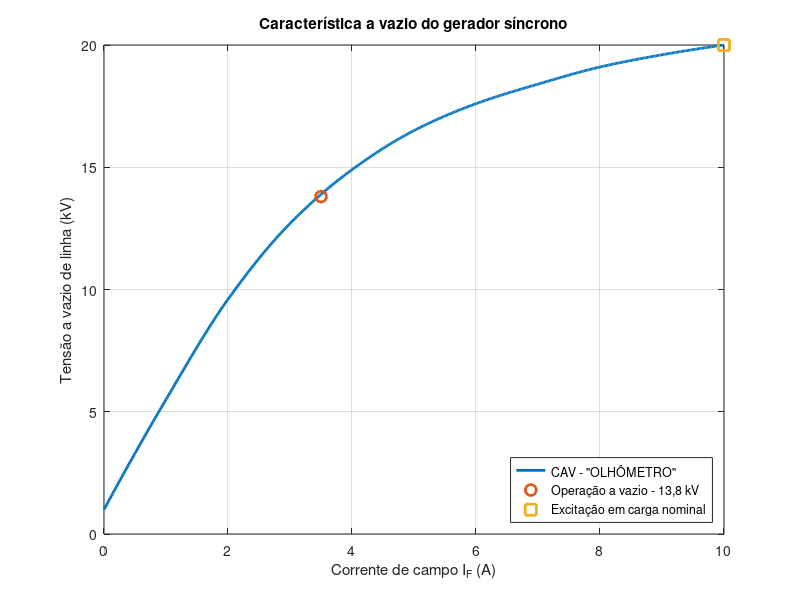

This chart was generated by the following MATLAB code:
%% GERADOR SÍNCRONO - RESOLUÇÃO DOS ITENS A ATÉ F
clear;
clc;
close all;

%% 1. Dados do gerador

S_nominal = 50e6;        % Potência aparente nominal [VA]
VL_nominal = 13.8e3;     % Tensão nominal de linha [V]
fp = 0.9;                % Fator de potência
f = 60;                  % Frequência [Hz]
polos = 4;               % Número de polos

Ra = 0.2;                % Resistência de armadura por fase [ohm]
Xs = 2.5;                % Reatância síncrona por fase [ohm]

P_atrito_vent = 1e6;     % Perdas por atrito e ventilação [W]
P_nucleo = 1.5e6;        % Perdas no núcleo [W]

Vcampo = 120;            % Tensão CC do circuito de campo [V]
If_max = 10;             % Corrente de campo máxima [A]

%% 2. Curva característica a vazio - CAV
% Valores aproximados retirados do gráfico.
% If em ampères e tensão de linha a vazio em kV.

If_CAV = [0 1 2 3 4 5 6 7 8 9 10];
VL_CAV_kV = [1.0 5.5 9.6 12.7 14.9 16.5 17.6 18.4 19.1 19.6 20.0]; %%aproximado!
VL_CAV = VL_CAV_kV * 1e3;     % Conversão para volts

%% Item a
% Corrente de campo necessária para produzir 13,8 kV a vazio.
If_vazio = interp1(VL_CAV, If_CAV, VL_nominal, 'linear', 'extrap');

%% Item b
% Tensão interna gerada EA em condições nominais.
% Corrente nominal de linha.
% Na ligação Y: Ilinha = Ifase.

Ia_mag = S_nominal / (sqrt(3) * VL_nominal);

% Ângulo correspondente ao fator de potência.
phi = acos(fp);

% Como o fator de potência é atrasado, a corrente atrasa a tensão.
Ia = Ia_mag * exp(-1j * phi);

% Tensão terminal por fase.
Vfase = VL_nominal / sqrt(3);

% Tensão interna gerada por fase:
% EA = Vfase + (Ra + jXs)*Ia
Zs = Ra + 1j * Xs;
EA = Vfase + Zs * Ia;
EA_mag = abs(EA);
EA_ang = rad2deg(angle(EA));

% Valor equivalente de linha da tensão interna.
%%SERÁ USADO PARA INTERPOLAR QUANDO FOR NO ITEM D)
EA_linha = sqrt(3) * EA_mag;

%% Item c
% Tensão nominal de fase.

Vfase_nominal = VL_nominal / sqrt(3);

%% Item d
% Corrente de campo necessária para produzir EA_linha na CAV.
EA_linha = sqrt(3) * EA_mag;
If_carga = interp1(VL_CAV, If_CAV, EA_linha,'linear', 'extrap');

%% Item e
% Quando a carga é retirada, Ia = 0.
% Mantendo a corrente de campo, a tensão terminal é obtida pela CAV.

%%VL_sem_carga = interp1(If_CAV, VL_CAV, If_carga,'linear', 'extrap');
%%Vfase_sem_carga = VL_sem_carga / sqrt(3);
VL_sem_carga = sqrt(3) * EA_mag;

%% Item f
% Potência e conjugado fornecidos pela máquina motriz.
% Potência ativa elétrica entregue à carga.
P_saida = S_nominal * fp;

% Perdas no cobre da armadura.
P_cobre = 3 * Ia_mag^2 * Ra;

% Potência mecânica fornecida pela máquina motriz.
P_mecanica = P_saida + P_cobre + P_nucleo + P_atrito_vent;

% Velocidade síncrona em rpm.
ns = 120 * f / polos;

% Velocidade angular mecânica.
omega_m = 2 * pi * ns / 60;

% Conjugado mecânico.
T_mecanico = P_mecanica / omega_m;

%% Potência do circuito de campo
% Essa potência normalmente é fornecida por uma fonte CC separada
% e não entra na potência mecânica da máquina motriz.
P_campo = Vcampo * If_carga;

%% Exibição dos resultados
fprintf('=============================================\n');
fprintf('       RESULTADOS DO GERADOR SINCRONO\n');
fprintf('=============================================\n\n');

fprintf('Item a:\n');
fprintf('Corrente de campo a vazio = %.3f A\n\n', If_vazio);

fprintf('Item b:\n');
fprintf('Corrente nominal de armadura = %.2f A\n', Ia_mag);
fprintf('Angulo da corrente = %.2f graus\n', -rad2deg(phi));
fprintf('EA por fase = %.3f kV < %.2f graus\n',EA_mag/1e3, EA_ang);
fprintf('EA equivalente de linha = %.3f kV\n\n',EA_linha/1e3);

fprintf('Item c:\n');
fprintf('Tensao nominal de fase = %.3f kV\n\n',Vfase_nominal/1e3);

fprintf('Item d:\n');
fprintf('Corrente de campo em carga nominal = %.3f A\n', If_carga);

if If_carga > If_max
    fprintf('ATENCAO: corrente de campo acima do limite de %.1f A.\n\n',If_max);
else
    fprintf('A corrente de campo esta dentro do limite permitido.\n\n');
end

fprintf('Item e:\n');
fprintf('Tensao de linha apos retirar a carga = %.3f kV\n', VL_sem_carga/1e3);
%%fprintf('Tensao de fase apos retirar a carga = %.3f kV\n\n',Vfase_sem_carga/1e3);

fprintf('Item f:\n');
fprintf('Potencia ativa de saida = %.3f MW\n',P_saida/1e6);
fprintf('Perdas no cobre = %.3f MW\n',P_cobre/1e6);
fprintf('Potencia mecanica necessária = %.3f MW\n', P_mecanica/1e6);
fprintf('Velocidade sincrona = %.0f rpm\n', ns);
fprintf('Conjugado mecanico = %.3f kN.m\n\n', T_mecanico/1e3);

fprintf('Informacao adicional:\n');
fprintf('Potencia do circuito de campo = %.3f kW\n', ...
        P_campo/1e3);

%% Gráfico da CAV

If_grafico = linspace(0, 10, 500);

VL_grafico = interp1(If_CAV, VL_CAV_kV, If_grafico, 'pchip');

figure;

plot(If_grafico, VL_grafico,'LineWidth', 2);

hold on;
plot(If_vazio, VL_nominal/1e3,'o', 'MarkerSize', 8, 'LineWidth', 2);
plot(If_carga, EA_linha/1e3,'s', 'MarkerSize', 8, 'LineWidth', 2);

grid on;
xlabel('Corrente de campo I_F (A)');
ylabel('Tensão a vazio de linha (kV)');
title('Característica a vazio do gerador síncrono');
legend('CAV - "OLHÔMETRO"', 'Operação a vazio - 13,8 kV', 'Excitação em carga nominal','Location', 'southeast');
